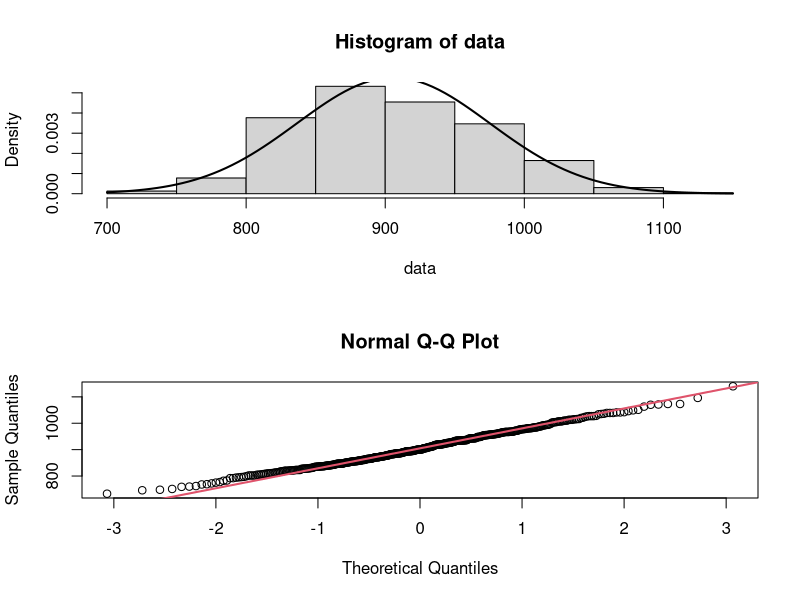

This figure's R source:
# Exercise 6.2
data <- c(27, 26, 25, 24, 28, 25, 30, 30, 24)
result <- t.test(data, mu = 25, alternative = "greater")
print(result)

rm(list = ls())

# Exercise 6.3
library(boot)
data <- channing$entry
# a----
par(mfrow = c(2, 1))
hist(data, freq = F)
curve(dnorm(x, mean = mean(data), sd = sd(data)), add = T, lwd = 2)

qqnorm(data)
qqline(data, lwd = 2, col = 2)
dev.off()

# b----
alpha <- 0.05
sample_sd <- sd(data)
sample_size <- length(data)
sample_mean <- mean(data)
t_score <- qt(1 - alpha/2, df = sample_size - 1)
(ci <- sample_mean + c(-1, 1) * sample_sd / sqrt(sample_size) * t_score)

# c----
entry_by_years <- data / 12
(result <- t.test(entry_by_years, mu = 75))

rm(list = ls())


# Exercise 6.4
number_of_heads <- 48
total_flips <- 100
observed_proportion <- number_of_heads / total_flips
(result <- prop.test(number_of_heads, total_flips, p = 0.5, conf.level = 0.90))

rm(list = ls())


# Exercise 6.5
library(boot)
total_women <- sum(channing$sex == "Female")
total_men <- sum(channing$sex == "Male")
total <- total_women + total_men

# a----
p_observed <- total_women / total
p_expected <- 4/5
prop.test(x = total_women, n = total, p = p_expected)

# b----
entry_men <- channing$entry[channing$sex == "Male"]
entry_women <- channing$entry[channing$sex == "Female"]
t.test(entry_men, entry_women)

# c----
age_80_in_months <- 80*12
num_men_80 <- sum(channing$sex == "Male" & channing$entry < age_80_in_months)
num_women_80 <- sum(channing$sex == "Female" & channing$entry < age_80_in_months)

(prop_test_result <- prop.test(x = c(num_women_80, num_men_80),
                              n = c(total_women, total_men),
                              alternative = "greater"))

rm(list = ls())